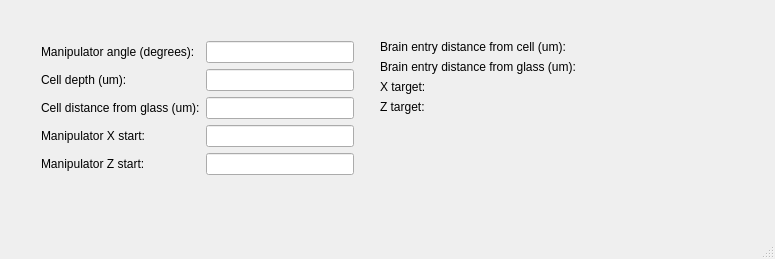
<?xml version="1.0" encoding="UTF-8"?>
<ui version="4.0">
 <class>PipetteCalculator</class>
 <widget class="QMainWindow" name="PipetteCalculator">
  <property name="geometry">
   <rect>
    <x>0</x>
    <y>0</y>
    <width>775</width>
    <height>259</height>
   </rect>
  </property>
  <property name="windowTitle">
   <string>Pipette Calculator</string>
  </property>
  <widget class="QWidget" name="centralwidget">
   <widget class="QWidget" name="">
    <property name="geometry">
     <rect>
      <x>41</x>
      <y>41</y>
      <width>313</width>
      <height>151</height>
     </rect>
    </property>
    <layout class="QFormLayout" name="formLayout">
     <item row="0" column="0">
      <widget class="QLabel" name="label">
       <property name="text">
        <string>Manipulator angle (degrees):</string>
       </property>
      </widget>
     </item>
     <item row="0" column="1">
      <widget class="QLineEdit" name="lineEdit"/>
     </item>
     <item row="1" column="0">
      <widget class="QLabel" name="label_2">
       <property name="text">
        <string>Cell depth (um):</string>
       </property>
      </widget>
     </item>
     <item row="1" column="1">
      <widget class="QLineEdit" name="lineEdit_2"/>
     </item>
     <item row="2" column="0">
      <widget class="QLabel" name="label_3">
       <property name="text">
        <string>Cell distance from glass (um):</string>
       </property>
      </widget>
     </item>
     <item row="2" column="1">
      <widget class="QLineEdit" name="lineEdit_3"/>
     </item>
     <item row="3" column="0">
      <widget class="QLabel" name="label_4">
       <property name="text">
        <string>Manipulator X start:</string>
       </property>
      </widget>
     </item>
     <item row="3" column="1">
      <widget class="QLineEdit" name="lineEdit_4"/>
     </item>
     <item row="4" column="1">
      <widget class="QLineEdit" name="lineEdit_5"/>
     </item>
     <item row="4" column="0">
      <widget class="QLabel" name="label_5">
       <property name="text">
        <string>Manipulator Z start:</string>
       </property>
      </widget>
     </item>
    </layout>
   </widget>
   <widget class="QWidget" name="">
    <property name="geometry">
     <rect>
      <x>380</x>
      <y>40</y>
      <width>233</width>
      <height>80</height>
     </rect>
    </property>
    <layout class="QFormLayout" name="formLayout_2">
     <item row="0" column="0">
      <widget class="QLabel" name="label_6">
       <property name="text">
        <string>Brain entry distance from cell (um):</string>
       </property>
      </widget>
     </item>
     <item row="1" column="0">
      <widget class="QLabel" name="label_7">
       <property name="text">
        <string>Brain entry distance from glass (um):</string>
       </property>
      </widget>
     </item>
     <item row="2" column="0">
      <widget class="QLabel" name="label_8">
       <property name="text">
        <string>X target:</string>
       </property>
      </widget>
     </item>
     <item row="3" column="0">
      <widget class="QLabel" name="label_9">
       <property name="text">
        <string>Z target:</string>
       </property>
      </widget>
     </item>
    </layout>
   </widget>
  </widget>
  <widget class="QMenuBar" name="menubar">
   <property name="geometry">
    <rect>
     <x>0</x>
     <y>0</y>
     <width>775</width>
     <height>20</height>
    </rect>
   </property>
  </widget>
  <widget class="QStatusBar" name="statusbar"/>
 </widget>
 <resources/>
 <connections/>
</ui>
